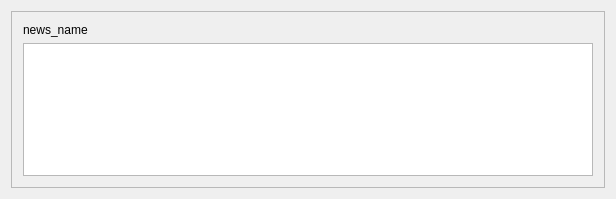
<?xml version="1.0" encoding="UTF-8"?>
<ui version="4.0">
 <class>SingleNewsItemWidgetClass</class>
 <widget class="QWidget" name="SingleNewsItemWidgetClass">
  <property name="geometry">
   <rect>
    <x>0</x>
    <y>0</y>
    <width>616</width>
    <height>199</height>
   </rect>
  </property>
  <property name="sizePolicy">
   <sizepolicy hsizetype="Preferred" vsizetype="Preferred">
    <horstretch>0</horstretch>
    <verstretch>0</verstretch>
   </sizepolicy>
  </property>
  <property name="windowTitle">
   <string>SingleNewsItemWidget</string>
  </property>
  <layout class="QGridLayout" name="gridLayout">
   <item row="1" column="0">
    <widget class="QFrame" name="frame_news">
     <property name="frameShape">
      <enum>QFrame::StyledPanel</enum>
     </property>
     <property name="frameShadow">
      <enum>QFrame::Raised</enum>
     </property>
     <layout class="QVBoxLayout" name="verticalLayout">
      <item>
       <widget class="QLabel" name="label_news_name">
        <property name="sizePolicy">
         <sizepolicy hsizetype="Preferred" vsizetype="Preferred">
          <horstretch>0</horstretch>
          <verstretch>0</verstretch>
         </sizepolicy>
        </property>
        <property name="text">
         <string>news_name</string>
        </property>
       </widget>
      </item>
      <item>
       <widget class="QPlainTextEdit" name="plainTextEdit_news_body">
        <property name="readOnly">
         <bool>true</bool>
        </property>
       </widget>
      </item>
     </layout>
    </widget>
   </item>
  </layout>
 </widget>
 <layoutdefault spacing="6" margin="11"/>
 <resources/>
 <connections/>
</ui>
